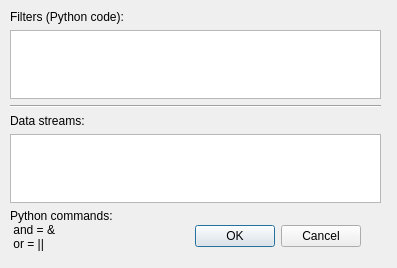
<?xml version="1.0" encoding="UTF-8"?>
<ui version="4.0">
 <class>Dialog</class>
 <widget class="QDialog" name="Dialog">
  <property name="geometry">
   <rect>
    <x>0</x>
    <y>0</y>
    <width>397</width>
    <height>268</height>
   </rect>
  </property>
  <property name="windowTitle">
   <string>Dialog</string>
  </property>
  <widget class="QDialogButtonBox" name="buttonBox">
   <property name="geometry">
    <rect>
     <x>20</x>
     <y>220</y>
     <width>341</width>
     <height>32</height>
    </rect>
   </property>
   <property name="orientation">
    <enum>Qt::Horizontal</enum>
   </property>
   <property name="standardButtons">
    <set>QDialogButtonBox::Cancel|QDialogButtonBox::Ok</set>
   </property>
  </widget>
  <widget class="QWidget" name="verticalLayoutWidget">
   <property name="geometry">
    <rect>
     <x>10</x>
     <y>10</y>
     <width>371</width>
     <height>241</height>
    </rect>
   </property>
   <layout class="QVBoxLayout" name="verticalLayout">
    <item>
     <widget class="QLabel" name="lbl_filters">
      <property name="text">
       <string>Filters (Python code):</string>
      </property>
     </widget>
    </item>
    <item>
     <widget class="QTextEdit" name="tbox_filters"/>
    </item>
    <item>
     <widget class="Line" name="line">
      <property name="orientation">
       <enum>Qt::Horizontal</enum>
      </property>
     </widget>
    </item>
    <item>
     <widget class="QLabel" name="lbl_data_streams">
      <property name="text">
       <string>Data streams:</string>
      </property>
     </widget>
    </item>
    <item>
     <widget class="QListWidget" name="tbox_data_streams"/>
    </item>
    <item>
     <widget class="QLabel" name="lbl_python_commands">
      <property name="text">
       <string>Python commands: 
 and = &amp; 
 or = ||</string>
      </property>
     </widget>
    </item>
   </layout>
  </widget>
 </widget>
 <resources/>
 <connections>
  <connection>
   <sender>buttonBox</sender>
   <signal>accepted()</signal>
   <receiver>Dialog</receiver>
   <slot>accept()</slot>
   <hints>
    <hint type="sourcelabel">
     <x>248</x>
     <y>254</y>
    </hint>
    <hint type="destinationlabel">
     <x>157</x>
     <y>274</y>
    </hint>
   </hints>
  </connection>
  <connection>
   <sender>buttonBox</sender>
   <signal>rejected()</signal>
   <receiver>Dialog</receiver>
   <slot>reject()</slot>
   <hints>
    <hint type="sourcelabel">
     <x>316</x>
     <y>260</y>
    </hint>
    <hint type="destinationlabel">
     <x>286</x>
     <y>274</y>
    </hint>
   </hints>
  </connection>
 </connections>
</ui>
